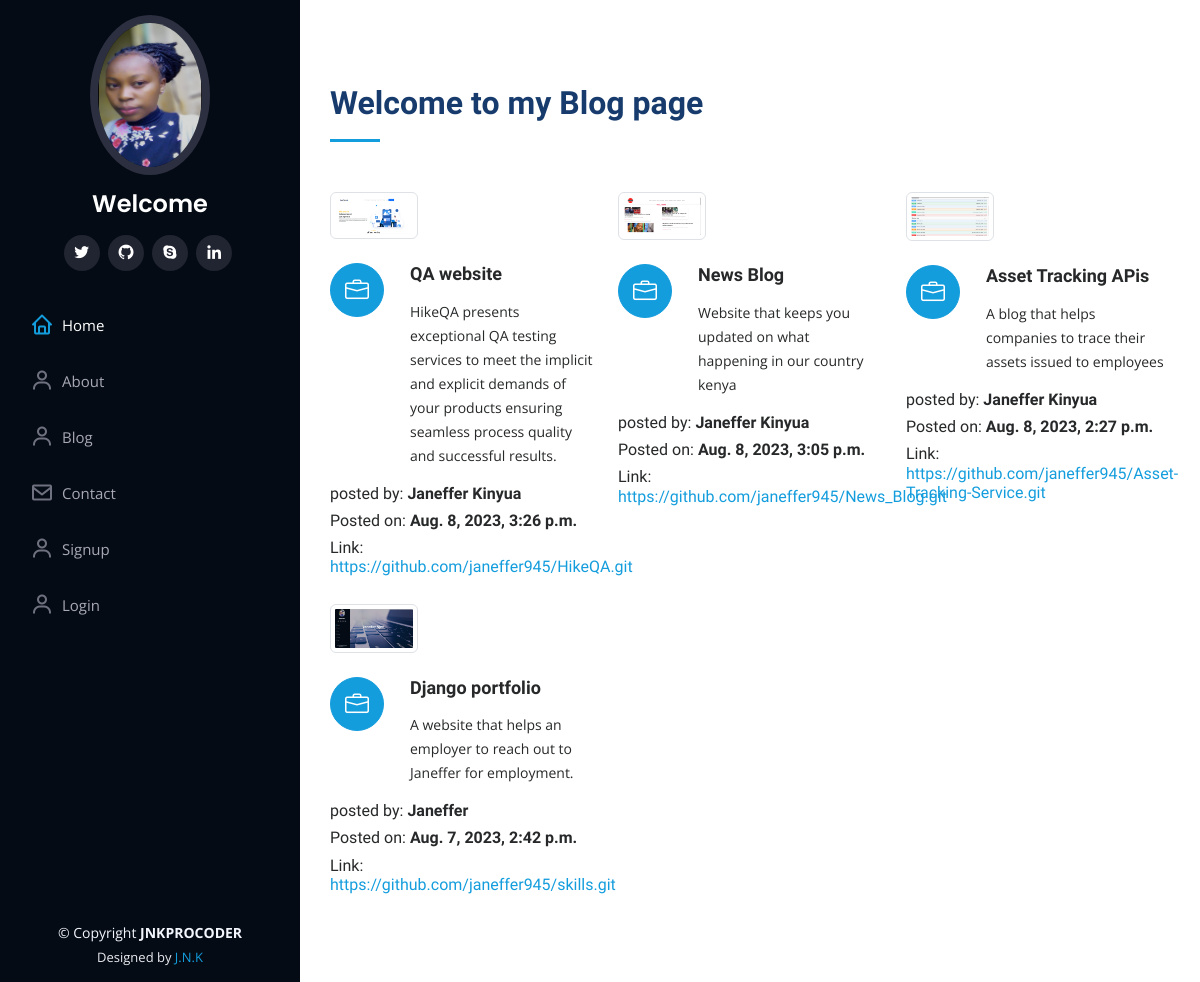
Screenshot of /blog/ with the database file from the repository.
### portfolio/models.py (models this page shows, shortened)
class Blogs(models.Model):
   title=models.CharField(max_length=80)
   description=models.TextField()
   authname=models.CharField(max_length=15)
   img=models.ImageField(upload_to='blog', blank=True,null=True )
   timestamp=models.DateTimeField(auto_now_add=True)
   links=models.URLField(null=True,blank=True )

### portfolio/views.py (the view)
# urls.py: path('blog/', views.blog, name='blog'),
def blog(request):
    posts = Blogs.objects.all()
    context = {"posts": posts}
    return render(request, "blog.html", context)

### templates/blog.html (shortened to what this page needs)
{% extends 'basic.html' %}
{% load static%}
 {% block body %}
 <section id="services" class="services">
      <div class="container">
        <div class="section-title">
          <h2>Welcome to my Blog page</h2>
        </div>
        <div class="row">
{% for post in posts reversed%}
          <div class="col-lg-4 col-md-6 icon-box" >
            <div class="col-lg-4" >
            <img src="{{post.img.url}}" class="img-thumbnail" alt="" style="width: 800px;" >
          </div>
          <br>
            <div class="icon"><i class="bi bi-briefcase"></i></div>
            <h4 class="title">{{post.title}}</a></h4>
            <p class="description">{{post.description}}</p>
            <h6>posted by: <b>{{post.authname}}</b></h6>
            <h6>Posted on: <b>{{post.timestamp}}</b> </h6>
            <h6>Link: <a href="{{post.links}}" target="_blank">{{post.links}}</a></h6>
          </div>
{% endfor %}
        </div>
      </div>
    </section>
  {% endblock %}

### static/assets/css/style.css (style rules this page uses)
body { font-family: "Open Sans", sans-serif; color: #272829; }
a { color: #149ddd; text-decoration: none; }
h1, h2, h3, h4, h5, h6 { font-family: "Raleway", sans-serif; }
.container, .container-fluid { padding-left: 30px; padding-right: 30px; }
section { padding: 60px 0; overflow: hidden; }
.section-title { padding-bottom: 30px; }
.section-title h2 { font-size: 32px; font-weight: bold; margin-bottom: 20px; padding-bottom: 20px; position: relative; color: #173b6c; }
.section-title h2::after { content: ""; position: absolute; display: block; width: 50px; height: 3px; background: #149ddd; bottom: 0; left: 0; }
.services .icon-box { margin-bottom: 20px; }
.services .icon { float: left; display: flex; align-items: center; justify-content: center; width: 54px; height: 54px; background: #149ddd; border-radius: 50%; transition: 0.5s; border: 1px solid #149ddd; }
.services .icon i { color: #fff; font-size: 24px; line-height: 0; }
.services .title { margin-left: 80px; font-weight: 700; margin-bottom: 15px; font-size: 18px; }
.services .description { margin-left: 80px; line-height: 24px; font-size: 14px; }

### rows the page displays
Blogs: img (picture), title "QA website", description "HikeQA presents exceptional QA testing services to meet the implicit and explicit demands of your products ensuring seamless process quality and successful results.", authname "Janeffer Kinyua", timestamp "Aug. 8, 2023, 3:26 p.m.", links "https://github.com/janeffer945/HikeQA.git"
Blogs: img (picture), title "News Blog", description "Website that keeps you updated on what happening in our country kenya", authname "Janeffer Kinyua", timestamp "Aug. 8, 2023, 3:05 p.m.", links "https://github.com/janeffer945/News_Blog.git"
Blogs: img (picture), title "Asset Tracking APis", description "A blog that helps companies to trace their assets issued to employees", authname "Janeffer Kinyua", timestamp "Aug. 8, 2023, 2:27 p.m.", links "https://github.com/janeffer945/Asset-Tracking-Service.git"
Blogs: img (picture), title "Django portfolio", description "A website that helps an employer to reach out to Janeffer for employment.", authname "Janeffer", timestamp "Aug. 7, 2023, 2:42 p.m.", links "https://github.com/janeffer945/skills.git"
